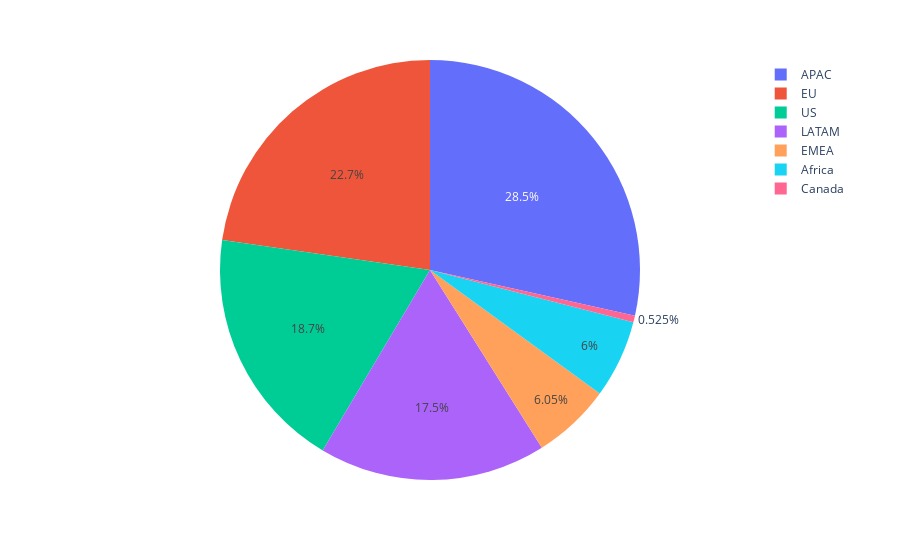

Notebook code cell kept with this figure:
### Markdown cell above
* Market

### Code cell
market_sales = df.groupby('market')['sales'].sum().reset_index()
fig = px.pie(market_sales, values='sales', names='market')
fig.show()

### Figure 1 — Plotly figure (JSON) as saved in the notebook; plotly's stock layout.template omitted (floating-point values rounded to 4 significant figures)
{"data": [{"domain": {"x": [0, 1], "y": [0, 1]}, "hovertemplate": "market=%{label}<br>sales=%{value}<extra></extra>", "labels": ["APAC", "Africa", "Canada", "EMEA", "EU", "LATAM", "US"], "legendgroup": "", "name": "", "showlegend": true, "type": "pie", "values": [2376623, 500742, 43768, 504482, 1895915, 1457996, 1563338]}], "layout": {"legend": {"tracegroupgap": 0}, "margin": {"t": 60}}}
